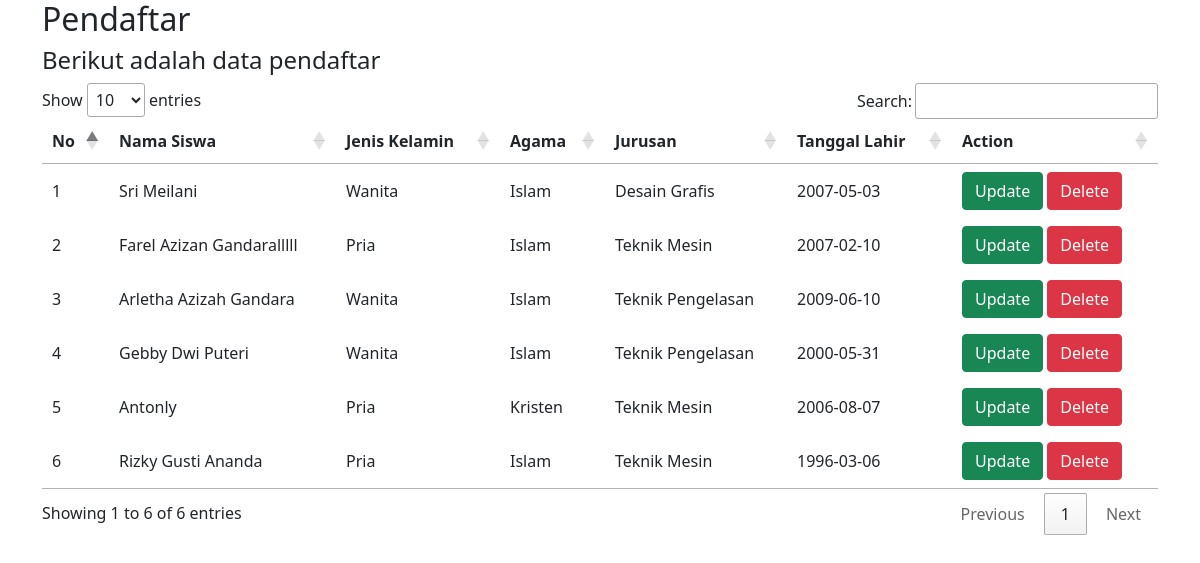
Page /bukti.php on the committed database.
### tables this page shows
CREATE TABLE `ppdb` (
  `id` int(255) NOT NULL,
  `nama_siswa` varchar(255) NOT NULL,
  `tempat` varchar(255) NOT NULL,
  `tgl_lahir` date NOT NULL,
  `jenis_kel` enum('Pria','Wanita') NOT NULL,
  `agama` enum('Islam','Kristen','Hindu','Konghuch','Budha') NOT NULL,
  `nm_ayah` varchar(255) NOT NULL,
  `nm_ibu` varchar(255) NOT NULL,
  `job_ayah` varchar(255) NOT NULL,
  `kampung` varchar(255) NOT NULL,
  `rtrw` varchar(255) NOT NULL,
  `desa` varchar(255) NOT NULL,
  `kecamatan` varchar(255) NOT NULL,
  `kabupaten` varchar(255) NOT NULL,
  `asal_sklh` varchar(255) NOT NULL,
  `jurusan` enum('Teknik Mesin','Teknik Pengelasan','Desain Grafis') NOT NULL,
  `no_siswa` varchar(255) NOT NULL,
  `no_ortu` varchar(255) NOT NULL,
  `tau_smk` varchar(255) NOT NULL
);

### bukti.php (the view, shortened to what this page needs)
<?php
include('admin/config/koneksi.php');
$data_pendaftar   = mysqli_query($conn, "SELECT * FROM ppdb");
$nomor = 1;
?>
<!DOCTYPE html>
<html lang="en">
<head>
    <link href="https://cdn.jsdelivr.net/npm/bootstrap@5.0.0-beta2/dist/css/bootstrap.min.css" rel="stylesheet">
    <link rel="stylesheet" href="https://cdn.datatables.net/1.11.3/css/jquery.dataTables.min.css">
</head>
<body>
    <section id="content" class="single-wrapper">
        <div class="our-features grey-background">
            <div class="container">
                <div class="heading-block wow fadeIn">
                    <h2>Pendaftar</h2>
                    <h4 class="tagline">Berikut adalah data pendaftar</h4>
                </div>
                <table id="tabel-data">
                    <thead>
                        <tr>
                            <th><b>No</b></th>
                            <th><b>Nama Siswa</b></th>
                            <th><b>Jenis Kelamin</b></th>
                            <th><b>Agama</b></th>
                            <th><b>Jurusan</b></th>
                            <th><b>Tanggal Lahir</b></th>
                            <th class="no-print"><b>Action</b></th>
                        </tr>
                    </thead>
                    <tbody>
                        <?php
                        while ($data = mysqli_fetch_array($data_pendaftar)) {
                        ?>
                            <tr>
                                <td><?php echo $nomor++; ?></td>
                                <td><?php echo $data['nama_siswa']; ?></td>
                                <td><?php echo $data['jenis_kel']; ?></td>
                                <td><?php echo $data['agama']; ?></td>
                                <td><?php echo $data['jurusan']; ?></td>
                                <td><?php echo $data['tgl_lahir']; ?></td>
                                <td class="no-print">
                                    <a href="update_reguler.php?nisn=<?php echo $data['id'] ?>" class="btn btn-success no-print">Update</a>
                                    <a href="delete_reguler.php?nisn=<?php echo $data['id'] ?>" class="btn btn-danger no-print">Delete</a>
                                </td>
                            </tr>
                        <?php
                        }
                        ?>
                    </tbody>
                </table>
            </div>
</body>
</html>

### rows in the picture
ppdb: nama_siswa "Sri Meilani", jenis_kel "Wanita", agama "Islam", jurusan "Desain Grafis", tgl_lahir "2007-05-03"
ppdb: nama_siswa "Farel Azizan Gandaralllll", jenis_kel "Pria", agama "Islam", jurusan "Teknik Mesin", tgl_lahir "2007-02-10"
ppdb: nama_siswa "Arletha Azizah Gandara", jenis_kel "Wanita", agama "Islam", jurusan "Teknik Pengelasan", tgl_lahir "2009-06-10"
ppdb: nama_siswa "Gebby Dwi Puteri", jenis_kel "Wanita", agama "Islam", jurusan "Teknik Pengelasan", tgl_lahir "2000-05-31"
ppdb: nama_siswa "Antonly", jenis_kel "Pria", agama "Kristen", jurusan "Teknik Mesin", tgl_lahir "2006-08-07"
ppdb: nama_siswa "Rizky Gusti Ananda", jenis_kel "Pria", agama "Islam", jurusan "Teknik Mesin", tgl_lahir "1996-03-06"
